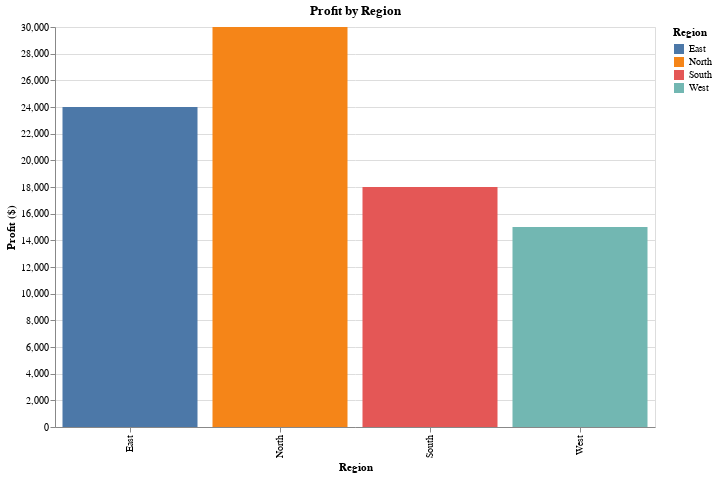

Notebook code for this chart:
### Code cell
bar_profit = (
    pn.Story(df, width=600)
    .mark_bar()
    .encode(
        x=alt.X('Region', title='Region'),
        y=alt.Y('Profit', title='Profit ($)'),
        color='Region'
    )
    .properties(title='Profit by Region')
)

bar_profit.show()

### Figure 1 — Vega-Lite specification as saved in the notebook (floating-point values rounded to 4 significant figures)
{"config": {"view": {"continuousWidth": 300, "continuousHeight": 300}}, "data": {"name": "data-81fdf887667aadca580d6905ebf4adbd"}, "mark": {"type": "bar"}, "encoding": {"color": {"field": "Region", "type": "nominal"}, "x": {"field": "Region", "title": "Region", "type": "nominal"}, "y": {"field": "Profit", "title": "Profit ($)", "type": "quantitative"}}, "height": 400, "title": "Profit by Region", "width": 600, "$schema": "https://vega.github.io/schema/vega-lite/v5.20.1.json", "datasets": {"data-81fdf887667aadca580d6905ebf4adbd": [{"Region": "North", "Sales": 120000, "Profit": 30000, "Month": "Jan", "Revenue": 30000}, {"Region": "South", "Sales": 95000, "Profit": 18000, "Month": "Feb", "Revenue": 45000}, {"Region": "East", "Sales": 113000, "Profit": 24000, "Month": "Mar", "Revenue": 50000}, {"Region": "West", "Sales": 88000, "Profit": 15000, "Month": "Apr", "Revenue": 60000}]}}
